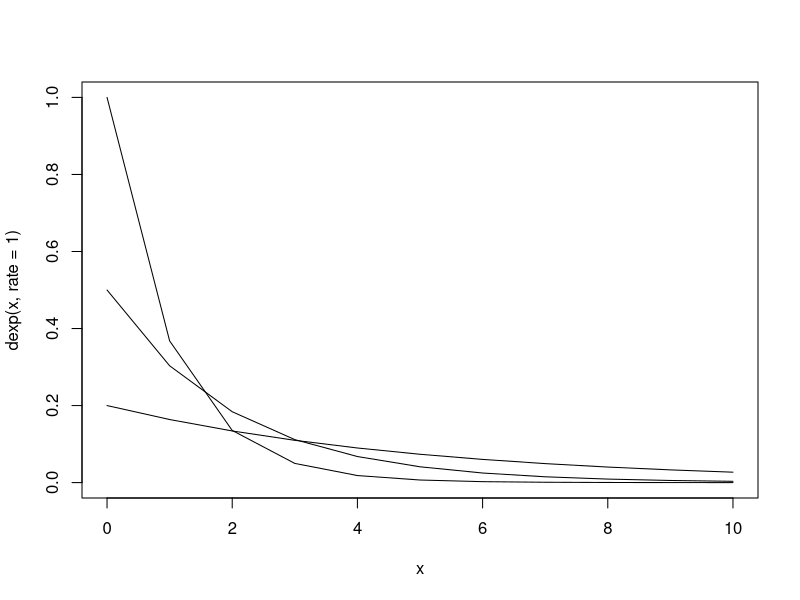

Reproduce this figure in R.
## ---- chunk 1
knitr::opts_chunk$set(echo = TRUE)
## ---- chunk 2

#1)

x=0:10

plot(x,dexp(x,rate=1),type="l") 
lines(x,dexp(x,rate=0.5))
lines(x,dexp(x,rate=0.2))

#2) a

x = 8/3

#b)

variance = (x)**2
variance


#3)

x = 1:8

d = c(.1,.2,.1,.1,.1,.2,.1,.1)


Exp_Val = sum(x*d)

l1=x*x

sum(l1 * d)

Exp_Var = 24.4 - 4.4**2

#4)

#a
mean(rpois(15,8))

#b
mean(rpois(1000,8))

#c)
#Roughly the same answers. Just the mean of 1000 is slightly higher than the mean of 15

#5)

sum(0:1000000) * mean(dbinom(0:1000000,24,prob=0.3))

